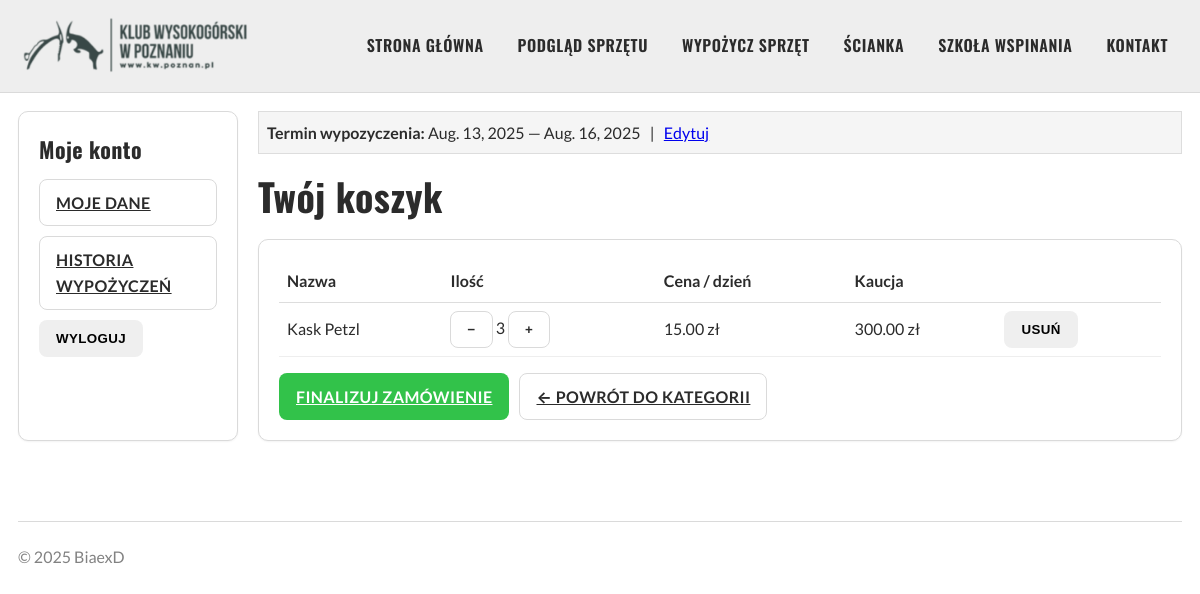
The app's page /cart/ (signed in) with its own data.
### rentals/models.py (models this page shows, shortened)
class Cart(models.Model):
    user = models.ForeignKey(settings.AUTH_USER_MODEL, on_delete=models.CASCADE)
    start_date = models.DateField()
    end_date = models.DateField()
    created_at = models.DateTimeField(auto_now_add=True)
    is_active = models.BooleanField(default=True)

class Equipment(models.Model):
    name = models.CharField(max_length=200)
    category = models.ForeignKey(Category, on_delete=models.CASCADE)
    description = models.TextField(blank=True)
    quantity = models.PositiveIntegerField()
    total_quantity = models.PositiveIntegerField(default=0)
    price_per_day = models.DecimalField(max_digits=5, decimal_places=2)
    deposit = models.DecimalField(max_digits=5, decimal_places=2)

### rentals/views.py (the view)
# urls.py: path('cart/', views.cart_view, name='cart'),
@login_required
def cart_view(request):
    cart = get_active_cart(request.user)
    items = []
    total_price_per_day = Decimal('0.00')
    total_deposit = Decimal('0.00')
    if cart:
        for cart_item in cart.cartitem_set.select_related('equipment').all():
            price = cart_item.equipment.price_per_day * cart_item.quantity
            deposit = cart_item.equipment.deposit * cart_item.quantity
            total_price_per_day += price
            total_deposit += deposit
            items.append({
                'equipment': cart_item.equipment,
                'quantity': cart_item.quantity,
                'price': price,
                'deposit': deposit,
            })
    context = {
        'items': items,
        'total_price_per_day': total_price_per_day,
        'total_deposit': total_deposit,
    }
    return render(request, 'cart.html', context)

### rentals/context_processors.py (called while the page is built)
def cart_info(request):
    count = 0
    rental_period = None
    has_active_cart = False
    if not request.user.is_authenticated:
        return {
            'cart_count': count,
            'rental_period': rental_period,
            'has_active_cart': has_active_cart,
        }
    cart = Cart.objects.filter(user=request.user, is_active=True).first()
    if cart:
        count = CartItem.objects.filter(cart=cart).count()
        rental_period = {
            'start_date': cart.start_date,
            'end_date': cart.end_date,
        }
        has_active_cart = True
    return {
        'cart_count': count,
        'rental_period': rental_period,
        'has_active_cart': has_active_cart,
    }

### rentals/views.py (called while the page is built)
def get_active_cart(user):
    return Cart.objects.filter(user=user, is_active=True).first()

### rentals/templates/cart.html (shortened to what this page needs)
{% extends 'base.html' %}
{% load static %}
{% block content %}
  <div style="display:grid; grid-template-columns: 220px 1fr; gap:20px; max-width:1200px; margin:auto;">
    {% include "partials/_leftbar.html" %}
    <main>
      {% include "rentals/_rental_period_bar.html" %}
      <h1>Twój koszyk</h1>
      {% if items %}
        <div class="card" style="padding:20px; margin-top:12px;">
          <table style="width:100%; border-collapse:collapse;">
            <thead>
              <tr style="border-bottom:1px solid #ddd; text-align:left;">
                <th style="padding:8px;">Nazwa</th>
                <th style="padding:8px;">Ilość</th>
                <th style="padding:8px;">Cena / dzień</th>
                <th style="padding:8px;">Kaucja</th>
                <th style="padding:8px;"></th>
              </tr>
            </thead>
            <tbody>
              {% for item in items %}
                <tr style="border-bottom:1px solid #eee;">
                  <td style="padding:8px;">{{ item.equipment.name }}</td>
                  <td style="padding:8px;">
                    <form action="{% url 'decrease_quantity' item.equipment.id %}" method="post" style="display:inline;">
                      <button type="submit" class="btn btn--ghost">−</button>
                    </form>
                    {{ item.quantity }}
                    <form action="{% url 'increase_quantity' item.equipment.id %}" method="post" style="display:inline;">
                      <button type="submit" class="btn btn--ghost">+</button>
                    </form>
                  </td>
                  <td style="padding:8px;">{{ item.price }} zł</td>
                  <td style="padding:8px;">{{ item.deposit }} zł</td>
                  <td style="padding:8px;">
                    <form action="{% url 'remove_from_cart' item.equipment.id %}" method="post" style="display:inline;">
                      <button type="submit" class="btn btn--error">Usuń</button>
                    </form>
                  </td>
                </tr>
              {% endfor %}
            </tbody>
          </table>
          <div style="margin-top:16px; display:flex; gap:10px;">
            <a href="{% url 'order_summary' %}" class="btn btn--brand">Finalizuj zamówienie</a>
            <a href="{% url 'order_categories' %}" class="btn btn--ghost">← Powrót do kategorii</a>
          </div>
        </div>
      {% else %}
        <p>Koszyk jest pusty.</p>
        <a href="{% url 'order_categories' %}" class="btn btn--ghost">← Powrót do kategorii</a>
      {% endif %}
    </main>
  </div>
{% endblock %}

### rentals/templates/rentals/_rental_period_bar.html
{% if has_active_cart and rental_period %}
<div style="background:#f5f5f5; padding:8px; margin-bottom:12px; border:1px solid #ddd;">
  <strong>Termin wypozyczenia:</strong>
  {{ rental_period.start_date }} — {{ rental_period.end_date }}
  &nbsp; | &nbsp;
  <a href="{% url 'select_dates' %}?edit=1">Edytuj</a>
</div>
{% endif %}

### static/css/base.css (style rules this page uses)
:root { --brand:#32c24a; --brand-dark:#28a53d; --bg:#ffffff; --header-bg:#eeeeee; --text:#2b2b2b; --muted:#828282; --border:#dadada; --radius:10px; --space:18px; --space-sm:10px; --space-lg:28px; }
* { box-sizing:border-box }
html,body { height:100% }
body.kw-body { margin:0;background:var(--bg);color:var(--text); font:16px/1.6 "Lato",system-ui,-apple-system,Segoe UI,Roboto,Arial,sans-serif; }
h1,h2,h3,h4 { font-family:"Oswald",sans-serif; letter-spacing:.4px; margin:0 0 12px }
h1 { font-size:38px }
.card { background:#fff;border:1px solid var(--border);border-radius:var(--radius);padding:var(--space);box-shadow:0 1px 2px rgba(0,0,0,.05) }
.btn { display:inline-flex;align-items:center;gap:8px;padding:10px 16px;border-radius:8px;border:1px solid transparent;font-weight:700;text-transform:uppercase;letter-spacing:.4px;cursor:pointer }
.btn--brand { background:var(--brand);color:#fff }
.btn--ghost { background:#fff;border-color:var(--border);color:var(--text) }

### records on screen
Cart: start_date "Aug. 13, 2025", end_date "Aug. 16, 2025"
Equipment: equipment.name "Kask Petzl", quantity "3", price "15.00", deposit "300.00"
